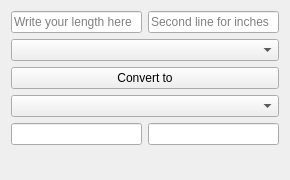
<?xml version="1.0" encoding="UTF-8"?>
<ui version="4.0">
 <class>LengthConverter</class>
 <widget class="QWidget" name="LengthConverter">
  <property name="geometry">
   <rect>
    <x>0</x>
    <y>0</y>
    <width>290</width>
    <height>180</height>
   </rect>
  </property>
  <property name="windowTitle">
   <string>Unit converter</string>
  </property>
  <layout class="QGridLayout" name="gridLayout">
   <item row="3" column="0" colspan="2">
    <widget class="QComboBox" name="dd_out_unit">
     <property name="placeholderText">
      <string/>
     </property>
     <property name="duplicatesEnabled">
      <bool>false</bool>
     </property>
    </widget>
   </item>
   <item row="4" column="0">
    <widget class="QLineEdit" name="out_line"/>
   </item>
   <item row="0" column="1">
    <widget class="QLineEdit" name="in_line2">
     <property name="placeholderText">
      <string>Second line for inches</string>
     </property>
    </widget>
   </item>
   <item row="2" column="0" colspan="2">
    <widget class="QPushButton" name="btn_val">
     <property name="text">
      <string>Convert to</string>
     </property>
    </widget>
   </item>
   <item row="0" column="0">
    <widget class="QLineEdit" name="in_line">
     <property name="inputMask">
      <string/>
     </property>
     <property name="text">
      <string/>
     </property>
     <property name="maxLength">
      <number>32767</number>
     </property>
     <property name="placeholderText">
      <string>Write your length here</string>
     </property>
    </widget>
   </item>
   <item row="1" column="0" colspan="2">
    <widget class="QComboBox" name="dd_in_unit"/>
   </item>
   <item row="4" column="1">
    <widget class="QLineEdit" name="out_line2"/>
   </item>
   <item row="5" column="0" colspan="2">
    <widget class="QLabel" name="error_line">
     <property name="enabled">
      <bool>true</bool>
     </property>
     <property name="text">
      <string/>
     </property>
    </widget>
   </item>
  </layout>
 </widget>
 <resources/>
 <connections/>
</ui>
